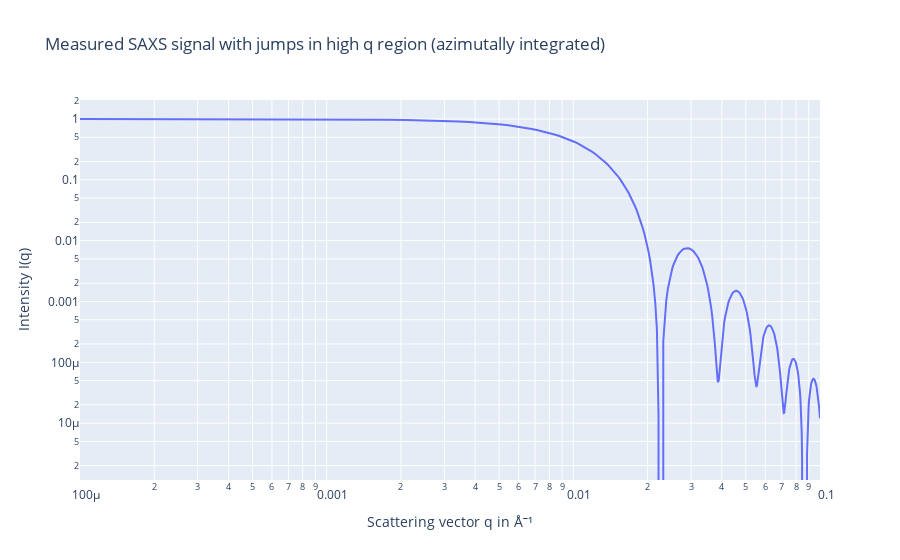

The cell this chart's notebook holds for it:
### Code cell
# Create a line plot for the SAXS data with jumps in high q region
fig = px.line(
    x=str_3["q"],
    y=str_3["I"],
    title="Measured SAXS signal with jumps in high q region (azimutally integrated)",
    log_x=True,
    log_y=True,
)

# Update the layout to set axis titles
fig.update_layout(
    xaxis_title="Scattering vector q in Å⁻¹", yaxis_title="Intensity I(q)"
)

# Display the plot
fig.show()

### Figure 1 — Plotly figure (JSON) as saved in the notebook; plotly's stock layout.template omitted (floating-point values rounded to 4 significant figures; data arrays with more than 128 entries replaced by an {"elided": "..."} marker saying what was removed)
{"data": [{"hovertemplate": "x=%{x}<br>y=%{y}<extra></extra>", "legendgroup": "", "line": {"color": "#636efa", "dash": "solid"}, "marker": {"symbol": "circle"}, "mode": "lines", "name": "", "orientation": "v", "showlegend": false, "type": "scatter", "x": {"elided": "300 float values"}, "xaxis": "x", "y": {"elided": "300 float values"}, "yaxis": "y"}], "layout": {"legend": {"tracegroupgap": 0}, "title": {"text": "Measured SAXS signal with jumps in high q region (azimutally integrated)"}, "xaxis": {"anchor": "y", "domain": [0, 1], "title": {"text": "Scattering vector q in Å⁻¹"}, "type": "log"}, "yaxis": {"anchor": "x", "domain": [0, 1], "title": {"text": "Intensity I(q)"}, "type": "log"}}}
